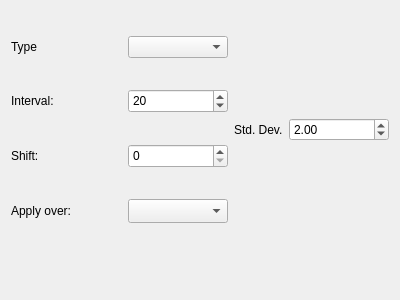
<?xml version="1.0" encoding="UTF-8"?>
<ui version="4.0">
 <class>BollingerBandsProperties</class>
 <widget class="QWidget" name="BollingerBandsProperties">
  <property name="geometry">
   <rect>
    <x>0</x>
    <y>0</y>
    <width>400</width>
    <height>300</height>
   </rect>
  </property>
  <property name="sizePolicy">
   <sizepolicy hsizetype="Fixed" vsizetype="Fixed">
    <horstretch>0</horstretch>
    <verstretch>0</verstretch>
   </sizepolicy>
  </property>
  <property name="maximumSize">
   <size>
    <width>400</width>
    <height>300</height>
   </size>
  </property>
  <property name="windowTitle">
   <string>Form</string>
  </property>
  <layout class="QVBoxLayout" name="verticalLayout_2">
   <item>
    <layout class="QHBoxLayout" name="horizontalLayout">
     <item>
      <layout class="QVBoxLayout" name="verticalLayout">
       <item>
        <layout class="QHBoxLayout" name="horizontalLayout_6">
         <property name="spacing">
          <number>0</number>
         </property>
         <item>
          <widget class="QLabel" name="label_5">
           <property name="text">
            <string>Type</string>
           </property>
          </widget>
         </item>
         <item>
          <widget class="QComboBox" name="comboBox">
           <property name="sizePolicy">
            <sizepolicy hsizetype="Fixed" vsizetype="Fixed">
             <horstretch>0</horstretch>
             <verstretch>0</verstretch>
            </sizepolicy>
           </property>
           <property name="minimumSize">
            <size>
             <width>100</width>
             <height>0</height>
            </size>
           </property>
          </widget>
         </item>
        </layout>
       </item>
       <item>
        <layout class="QHBoxLayout" name="horizontalLayout_5">
         <property name="spacing">
          <number>0</number>
         </property>
         <item>
          <widget class="QLabel" name="label_2">
           <property name="sizePolicy">
            <sizepolicy hsizetype="Preferred" vsizetype="Preferred">
             <horstretch>0</horstretch>
             <verstretch>0</verstretch>
            </sizepolicy>
           </property>
           <property name="text">
            <string>Interval:</string>
           </property>
          </widget>
         </item>
         <item>
          <widget class="QSpinBox" name="spinBox">
           <property name="sizePolicy">
            <sizepolicy hsizetype="Fixed" vsizetype="Fixed">
             <horstretch>0</horstretch>
             <verstretch>0</verstretch>
            </sizepolicy>
           </property>
           <property name="minimumSize">
            <size>
             <width>100</width>
             <height>24</height>
            </size>
           </property>
           <property name="maximumSize">
            <size>
             <width>100</width>
             <height>24</height>
            </size>
           </property>
           <property name="minimum">
            <number>1</number>
           </property>
           <property name="maximum">
            <number>10000</number>
           </property>
           <property name="stepType">
            <enum>QAbstractSpinBox::AdaptiveDecimalStepType</enum>
           </property>
           <property name="value">
            <number>20</number>
           </property>
          </widget>
         </item>
        </layout>
       </item>
       <item>
        <layout class="QHBoxLayout" name="horizontalLayout_3">
         <property name="spacing">
          <number>0</number>
         </property>
         <item>
          <widget class="QLabel" name="label_3">
           <property name="sizePolicy">
            <sizepolicy hsizetype="Preferred" vsizetype="Preferred">
             <horstretch>0</horstretch>
             <verstretch>0</verstretch>
            </sizepolicy>
           </property>
           <property name="text">
            <string>Shift:</string>
           </property>
           <property name="alignment">
            <set>Qt::AlignLeading|Qt::AlignLeft|Qt::AlignVCenter</set>
           </property>
          </widget>
         </item>
         <item>
          <widget class="QSpinBox" name="spinBox_2">
           <property name="sizePolicy">
            <sizepolicy hsizetype="Fixed" vsizetype="Fixed">
             <horstretch>0</horstretch>
             <verstretch>0</verstretch>
            </sizepolicy>
           </property>
           <property name="minimumSize">
            <size>
             <width>100</width>
             <height>24</height>
            </size>
           </property>
           <property name="maximumSize">
            <size>
             <width>100</width>
             <height>24</height>
            </size>
           </property>
           <property name="minimum">
            <number>0</number>
           </property>
           <property name="maximum">
            <number>9999</number>
           </property>
           <property name="value">
            <number>0</number>
           </property>
          </widget>
         </item>
        </layout>
       </item>
       <item>
        <layout class="QHBoxLayout" name="horizontalLayout_4">
         <property name="spacing">
          <number>0</number>
         </property>
         <item>
          <widget class="QLabel" name="label_4">
           <property name="sizePolicy">
            <sizepolicy hsizetype="Preferred" vsizetype="Preferred">
             <horstretch>0</horstretch>
             <verstretch>0</verstretch>
            </sizepolicy>
           </property>
           <property name="layoutDirection">
            <enum>Qt::LeftToRight</enum>
           </property>
           <property name="text">
            <string>Apply over:</string>
           </property>
           <property name="textFormat">
            <enum>Qt::MarkdownText</enum>
           </property>
           <property name="alignment">
            <set>Qt::AlignLeading|Qt::AlignLeft|Qt::AlignVCenter</set>
           </property>
          </widget>
         </item>
         <item>
          <widget class="QComboBox" name="comboBox_2">
           <property name="sizePolicy">
            <sizepolicy hsizetype="Fixed" vsizetype="Fixed">
             <horstretch>0</horstretch>
             <verstretch>0</verstretch>
            </sizepolicy>
           </property>
           <property name="minimumSize">
            <size>
             <width>100</width>
             <height>24</height>
            </size>
           </property>
           <property name="maximumSize">
            <size>
             <width>100</width>
             <height>24</height>
            </size>
           </property>
          </widget>
         </item>
        </layout>
       </item>
      </layout>
     </item>
     <item>
      <layout class="QHBoxLayout" name="horizontalLayout_2">
       <item>
        <layout class="QVBoxLayout" name="verticalLayout_3">
         <item>
          <layout class="QHBoxLayout" name="horizontalLayout_10">
           <item>
            <widget class="QLabel" name="label">
             <property name="sizePolicy">
              <sizepolicy hsizetype="Preferred" vsizetype="Preferred">
               <horstretch>0</horstretch>
               <verstretch>0</verstretch>
              </sizepolicy>
             </property>
             <property name="text">
              <string>Std. Dev.</string>
             </property>
            </widget>
           </item>
           <item>
            <widget class="QDoubleSpinBox" name="doubleSpinBox">
             <property name="sizePolicy">
              <sizepolicy hsizetype="Fixed" vsizetype="Fixed">
               <horstretch>0</horstretch>
               <verstretch>0</verstretch>
              </sizepolicy>
             </property>
             <property name="minimumSize">
              <size>
               <width>100</width>
               <height>0</height>
              </size>
             </property>
             <property name="value">
              <double>2.000000000000000</double>
             </property>
            </widget>
           </item>
          </layout>
         </item>
         <item>
          <layout class="QHBoxLayout" name="horizontalLayout_9"/>
         </item>
         <item>
          <layout class="QHBoxLayout" name="horizontalLayout_8"/>
         </item>
         <item>
          <layout class="QHBoxLayout" name="horizontalLayout_7"/>
         </item>
        </layout>
       </item>
      </layout>
     </item>
    </layout>
   </item>
   <item>
    <spacer name="verticalSpacer">
     <property name="orientation">
      <enum>Qt::Vertical</enum>
     </property>
     <property name="sizeType">
      <enum>QSizePolicy::Fixed</enum>
     </property>
     <property name="sizeHint" stdset="0">
      <size>
       <width>20</width>
       <height>40</height>
      </size>
     </property>
    </spacer>
   </item>
  </layout>
 </widget>
 <resources/>
 <connections/>
</ui>
